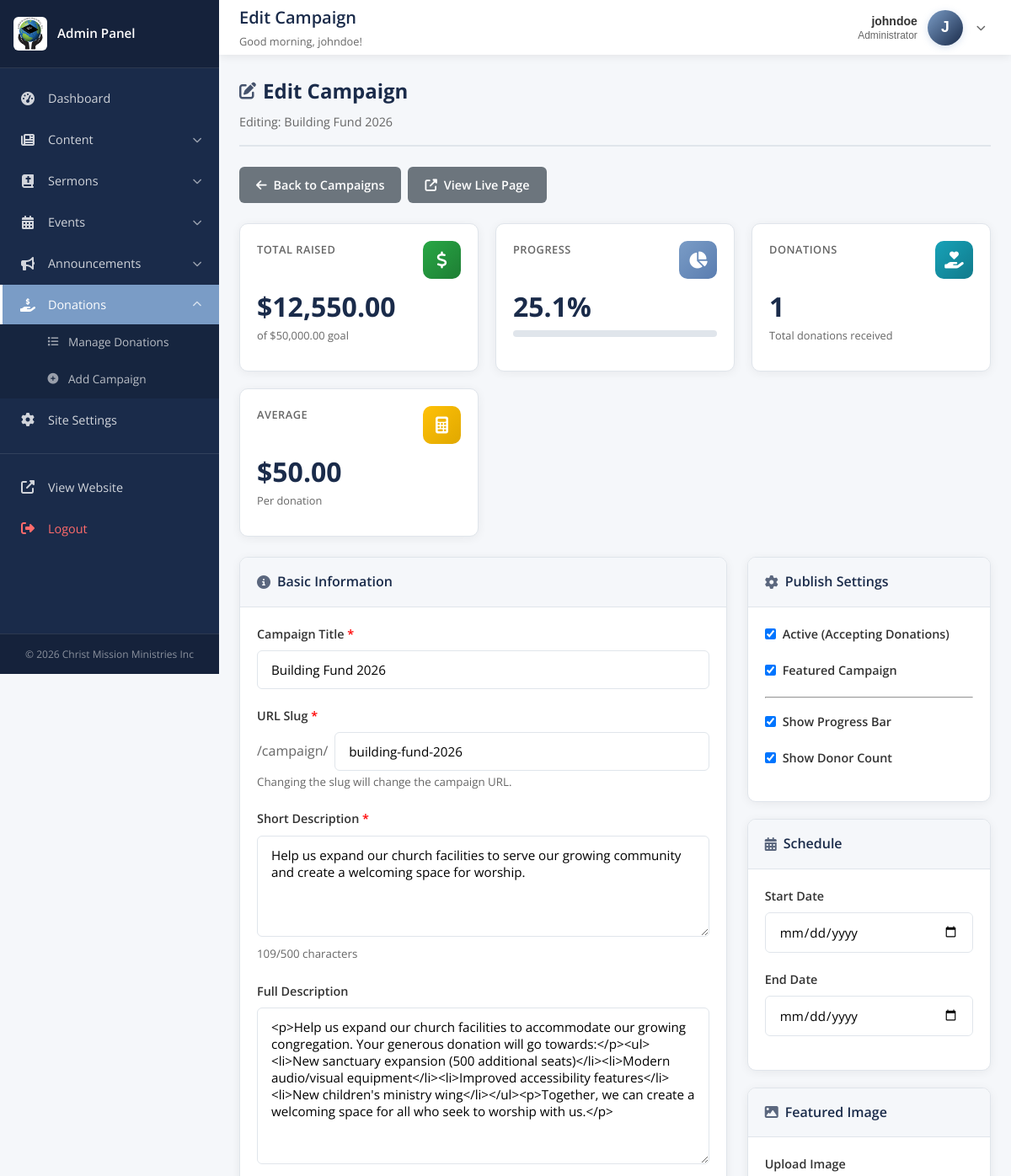
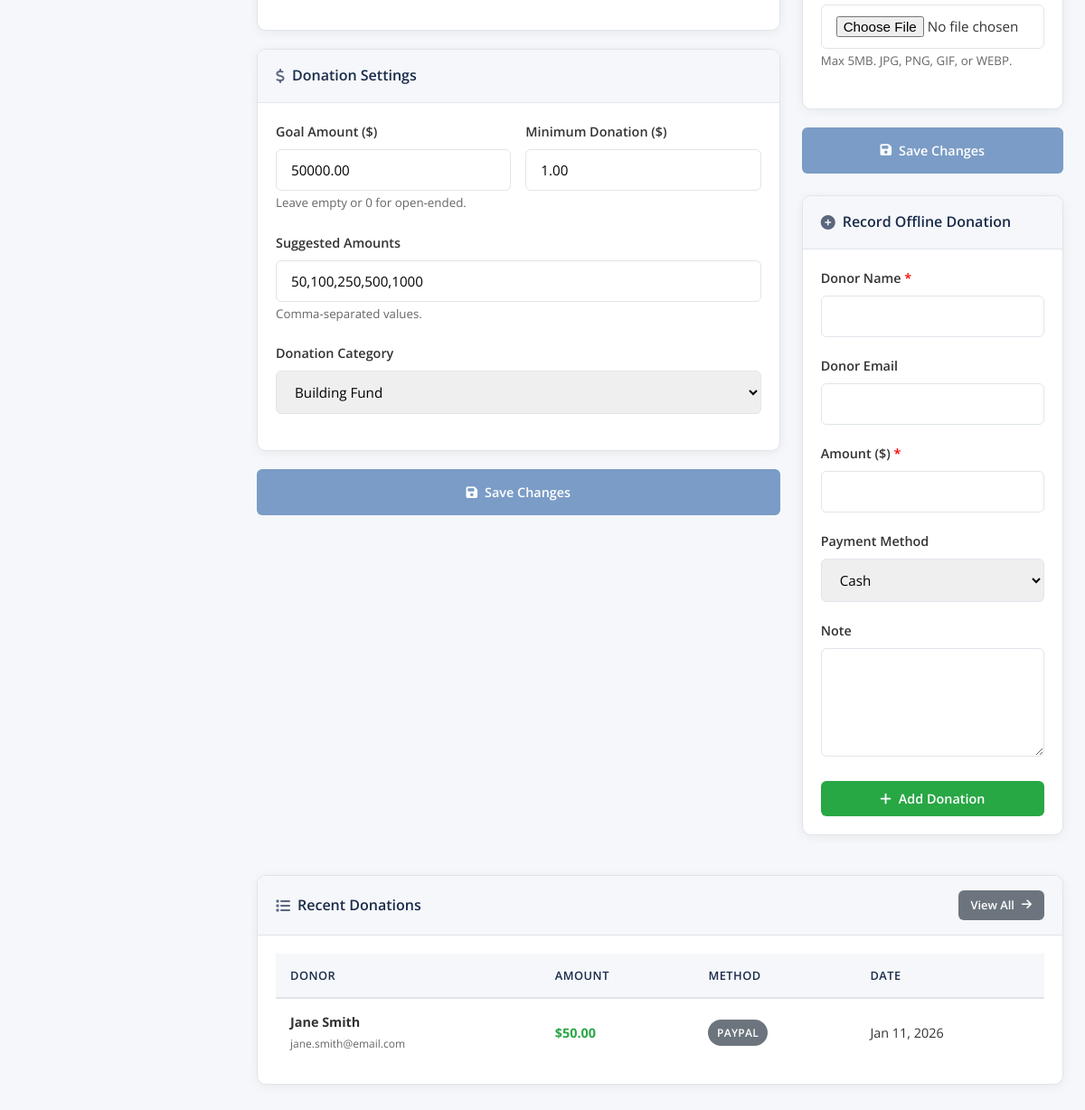
Page /admin/edit-campaign.php?id=1 (signed in) on the committed database (2 pictures, top to bottom).
### tables this page shows
CREATE TABLE `donation_campaigns` (
  `id` int(11) NOT NULL,
  `title` varchar(255) NOT NULL,
  `slug` varchar(255) NOT NULL,
  `description` text DEFAULT NULL,
  `short_description` varchar(500) DEFAULT NULL,
  `featured_image` varchar(255) DEFAULT NULL,
  `goal_amount` decimal(10,2) DEFAULT 0.00,
  `current_amount` decimal(10,2) DEFAULT 0.00,
  `donation_type` varchar(100) DEFAULT 'General',
  `start_date` date DEFAULT NULL,
  `end_date` date DEFAULT NULL,
  `is_active` tinyint(1) DEFAULT 1,
  `is_featured` tinyint(1) DEFAULT 0,
  `show_progress_bar` tinyint(1) DEFAULT 1,
  `show_donor_count` tinyint(1) DEFAULT 1,
  `donor_count` int(11) DEFAULT 0,
  `minimum_amount` decimal(10,2) DEFAULT 1.00,
  `suggested_amounts` varchar(255) DEFAULT '25,50,100,250,500',
  `payment_methods` varchar(255) DEFAULT 'pending',
  `allow_anonymous` tinyint(1) DEFAULT 1,
  `allow_recurring` tinyint(1) DEFAULT 0,
  `created_by` int(11) DEFAULT NULL,
  `created_at` timestamp NOT NULL DEFAULT current_timestamp(),
  `updated_at` timestamp NULL DEFAULT NULL ON UPDATE current_timestamp()
);

CREATE TABLE `donations` (
  `id` int(11) NOT NULL,
  `campaign_id` int(11) DEFAULT NULL,
  `donor_name` varchar(100) NOT NULL,
  `donor_email` varchar(100) NOT NULL,
  `amount` decimal(10,2) NOT NULL,
  `donation_type` varchar(50) DEFAULT 'General',
  `payment_method` varchar(50) DEFAULT NULL,
  `transaction_id` varchar(100) DEFAULT NULL,
  `message` text DEFAULT NULL,
  `donation_date` timestamp NOT NULL DEFAULT current_timestamp(),
  `is_anonymous` tinyint(1) DEFAULT 0,
  `is_recurring` tinyint(1) DEFAULT 0,
  `recurring_frequency` varchar(50) DEFAULT NULL,
  `status` varchar(50) DEFAULT 'completed'
);

### admin/edit-campaign.php (the view, shortened to what the rows shown need)
<?php
include 'includes/admin-header.php';
$campaign_id = isset($_GET['id']) ? (int) $_GET['id'] : 0;
$stmt = $pdo->prepare("SELECT * FROM donation_campaigns WHERE id = ?");
$stmt->execute([$campaign_id]);
$campaign = $stmt->fetch(PDO::FETCH_ASSOC);
$stmt = $pdo->prepare("
    SELECT * FROM donations
    WHERE campaign_id = ?
    ORDER BY donation_date DESC
    LIMIT 10
");
$stmt->execute([$campaign_id]);
$recent_donations = $stmt->fetchAll(PDO::FETCH_ASSOC);
$form_data = [
    'title' => $campaign['title'],
    'slug' => $campaign['slug'],
    'short_description' => $campaign['short_description'],
    'description' => $campaign['description'],
    'goal_amount' => $campaign['goal_amount'],
    'donation_type' => $campaign['donation_type'],
    'start_date' => $campaign['start_date'],
    'end_date' => $campaign['end_date'],
    'is_active' => $campaign['is_active'],
    'is_featured' => $campaign['is_featured'],
    'show_progress_bar' => $campaign['show_progress_bar'],
    'show_donor_count' => $campaign['show_donor_count'],
    'minimum_amount' => $campaign['minimum_amount'],
    'suggested_amounts' => $campaign['suggested_amounts'],
    'featured_image' => $campaign['featured_image']
];
$default_types = ['General', 'Tithe', 'Building Fund', 'Missions', 'Youth Ministry', 'Community Outreach', 'Other'];
$stmt = $pdo->query("SELECT DISTINCT donation_type FROM donation_campaigns ORDER BY donation_type");
$existing_types = $stmt->fetchAll(PDO::FETCH_COLUMN);
$donation_types = array_unique(array_merge($default_types, $existing_types));
sort($donation_types);
$progress = 0;
if ($campaign['goal_amount'] > 0) {
    $progress = min(100, ($campaign['current_amount'] / $campaign['goal_amount']) * 100);
}
?>
<div class="page-header">
    <h2><i class="fas fa-edit"></i> Edit Campaign</h2>
    <p>Editing: <?php echo htmlspecialchars($campaign['title']); ?></p>
</div>
<div class="dashboard-cards">
    <div class="stat-card">
        <div class="stat-card-header">
            <h3>Total Raised</h3>
            <div class="stat-icon green">
            </div>
        </div>
        <div class="stat-number">$<?php echo number_format($campaign['current_amount'], 2); ?></div>
        <?php if ($campaign['goal_amount'] > 0): ?>
        <div class="stat-label">of $<?php echo number_format($campaign['goal_amount'], 2); ?> goal</div>
        <?php else: ?>
        <div class="stat-label">No goal set</div>
        <?php endif; ?>
    </div>
    <div class="stat-card">
        <div class="stat-card-header">
            <h3>Progress</h3>
            <div class="stat-icon blue">
            </div>
        </div>
        <div class="stat-number"><?php echo number_format($progress, 1); ?>%</div>
        <div style="background: #e0e5eb; height: 8px; border-radius: 4px; margin-top: 0.5rem;">
            <div style="width: <?php echo $progress; ?>%; background: <?php echo $progress >= 100 ? '#28a745' : 'var(--primary-light)'; ?>; height: 100%; border-radius: 4px;"></div>
        </div>
    </div>
</div>
<div style="display: grid; grid-template-columns: 2fr 1fr; gap: 1.5rem;">
    <div>
        <form method="POST" enctype="multipart/form-data">
            <div class="card">
                <div class="card-body">
                    <div class="form-group">
                        <label for="title">Campaign Title <span style="color: red;">*</span></label>
                        <input type="text"
                               id="title"
                               name="title"
                               class="form-control"
                               value="<?php echo htmlspecialchars($form_data['title']); ?>"
                               required>
                    </div>
                    <div class="form-group">
                        <div style="display: flex; align-items: center; gap: 0.5rem;">
                            <span style="color: #666;">/campaign/</span>
                            <input type="text"
                                   id="slug"
                                   name="slug"
                                   class="form-control"
                                   value="<?php echo htmlspecialchars($form_data['slug']); ?>"
                                   style="flex: 1;"
                                   required>
                        </div>
                    </div>
                    <div class="form-group">
                        <label for="short_description">Short Description <span style="color: red;">*</span></label>
                        <textarea id="short_description"
                                  name="short_description"
                                  class="form-control"
                                  rows="2"
                                  maxlength="500"
                                  required><?php echo htmlspecialchars($form_data['short_description']); ?></textarea>
                        <small style="color: #666;"><span id="short_desc_count">0</span>/500 characters</small>
                    </div>
                    <div class="form-group">
                        <label for="description">Full Description</label>
                        <textarea id="description"
                                  name="description"
                                  class="form-control"
                                  rows="8"><?php echo htmlspecialchars($form_data['description']); ?></textarea>
                    </div>
                </div>
            </div>
            <div class="card">
                <div class="card-body">
                    <div style="display: grid; grid-template-columns: 1fr 1fr; gap: 1rem;">
                        <div class="form-group">
                            <label for="goal_amount">Goal Amount ($)</label>
                            <input type="number"
                                   id="goal_amount"
                                   name="goal_amount"
                                   class="form-control"
                                   min="0"
                                   step="0.01"
                                   value="<?php echo htmlspecialchars($form_data['goal_amount']); ?>">
                            <small style="color: #666;">Leave empty or 0 for open-ended.</small>
                        </div>
                        <div class="form-group">
                            <label for="minimum_amount">Minimum Donation ($)</label>
                            <input type="number"
                                   id="minimum_amount"
                                   name="minimum_amount"
                                   class="form-control"
                                   min="0"
                                   step="0.01"
                                   value="<?php echo htmlspecialchars($form_data['minimum_amount']); ?>">
                        </div>
                    </div>
                    <div class="form-group">
                        <label for="suggested_amounts">Suggested Amounts</label>
                        <input type="text"
                               id="suggested_amounts"
                               name="suggested_amounts"
                               class="form-control"
                               value="<?php echo htmlspecialchars($form_data['suggested_amounts']); ?>">
                        <small style="color: #666;">Comma-separated values.</small>
                    </div>
                    <div class="form-group">
                        <label for="donation_type">Donation Category</label>
                        <select id="donation_type" name="donation_type" class="form-control">
                            <?php foreach ($donation_types as $type): ?>
                            <option value="<?php echo htmlspecialchars($type); ?>"
                                    <?php echo $form_data['donation_type'] === $type ? 'selected' : ''; ?>>
                                <?php echo htmlspecialchars($type); ?>
                            </option>
                            <?php endforeach; ?>
                        </select>
                    </div>
                </div>
            </div>
        </form>
    </div>
    <div>
        <form method="POST" enctype="multipart/form-data">
            <div class="card">
                <div class="card-body">
                    <div class="form-group">
                        <label style="display: flex; align-items: center; gap: 0.5rem; cursor: pointer;">
                            <input type="checkbox" name="is_active" value="1"
                                   <?php echo $form_data['is_active'] ? 'checked' : ''; ?>>
                            <span>Active (Accepting Donations)</span>
                        </label>
                    </div>
                    <div class="form-group">
                        <label style="display: flex; align-items: center; gap: 0.5rem; cursor: pointer;">
                            <input type="checkbox" name="is_featured" value="1"
                                   <?php echo $form_data['is_featured'] ? 'checked' : ''; ?>>
                            <span>Featured Campaign</span>
                        </label>
                    </div>
                    <div class="form-group">
                        <label style="display: flex; align-items: center; gap: 0.5rem; cursor: pointer;">
                            <input type="checkbox" name="show_progress_bar" value="1"
                                   <?php echo $form_data['show_progress_bar'] ? 'checked' : ''; ?>>
                            <span>Show Progress Bar</span>
                        </label>
                    </div>
                    <div class="form-group">
                        <label style="display: flex; align-items: center; gap: 0.5rem; cursor: pointer;">
                            <input type="checkbox" name="show_donor_count" value="1"
                                   <?php echo $form_data['show_donor_count'] ? 'checked' : ''; ?>>
                            <span>Show Donor Count</span>
                        </label>
                    </div>
                </div>
            </div>
        </form>
    </div>
</div>
<div class="card" style="margin-top: 1.5rem;">
    <div class="card-body">
        <?php if (!empty($recent_donations)): ?>
        <div class="table-responsive">
            <table class="admin-table">
                <thead>
                    <tr>
                        <th>Donor</th>
                        <th>Amount</th>
                        <th>Method</th>
                        <th>Date</th>
                    </tr>
                </thead>
                <tbody>
                    <?php foreach ($recent_donations as $donation): ?>
                    <tr>
                        <td>
                            <strong><?php echo htmlspecialchars($donation['donor_name']); ?></strong>
                            <?php if (!empty($donation['donor_email'])): ?>
                            <br><small style="color: #666;"><?php echo htmlspecialchars($donation['donor_email']); ?></small>
                            <?php endif; ?>
                        </td>
                        <td><strong style="color: #28a745;">$<?php echo number_format($donation['amount'], 2); ?></strong></td>
                        <td><span class="badge badge-secondary"><?php echo htmlspecialchars($donation['payment_method']); ?></span></td>
                        <td><?php echo date('M d, Y', strtotime($donation['donation_date'])); ?></td>
                    </tr>
                    <?php endforeach; ?>
                </tbody>
            </table>
        </div>
        <?php else: ?>
        <p style="text-align: center; color: #666; padding: 2rem;">No donations yet for this campaign.</p>
        <?php endif; ?>
    </div>
</div>
<?php include 'includes/admin-footer.php'; ?>

### rows in the picture
donation_campaigns: title "Building Fund 2026", current_amount "12,550.00", goal_amount "50,000.00", progress "25.1", slug "building-fund-2026", short_description "Help us expand our church facilities to serve our growing community and create a welcoming space for worship.", description "<p>Help us expand our church facilities to accommodate our growing congregation. Your generous donation will go towards:</p><ul><li>New sanctuary expansion (500 additional seats)</li><li>Modern audio/visual equipment</li><li>Improved accessibility features</li><li>New children's ministry wing</li></ul><p>Together, we can create a welcoming space for all who seek to worship with us.</p>", goal_amount "50000.00", minimum_amount "1.00", suggested_amounts "50,100,250,500,1000", donation_type "Building Fund", is_active "☑", is_featured "☑", show_progress_bar "☑", show_donor_count "☑"
donations: donor_name "Jane Smith", donor_email "jane.smith@email.com", amount "50.00", payment_method "PAYPAL", donation_date "Jan 11, 2026"

### other values in the picture
$page_title "Edit Campaign"
$greeting "Good morning"
$admin_username "johndoe"
get_role_label($admin_role) "Administrator"
substr($admin_username, 0, 1) "J"
$stats['donation_count'] "1"
$stats['total_raised'] / $stats['donation_count'] "50.00"
